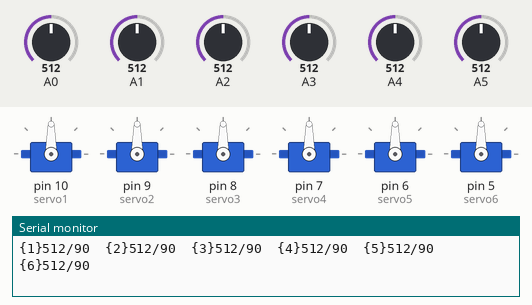
Simulated run of this sketch. Board: Arduino Uno, built with avr-gcc and run on an emulated ATmega328P. Parts: 6 × servo, the last lines printed to the serial monitor. The inputs (shaded band) are chosen by the test bench; at power-on: A0 = 512, A1 = 512, A2 = 512, A3 = 512, A4 = 512, A5 = 512.

Above: at 1.2 s.
1.3 s: A0 set to 558
At 2.4 s:
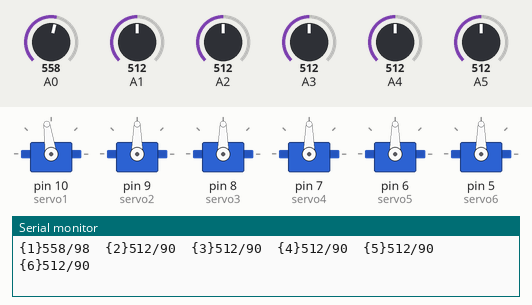
4.3 s: A0 set to 580
At 5.2 s:
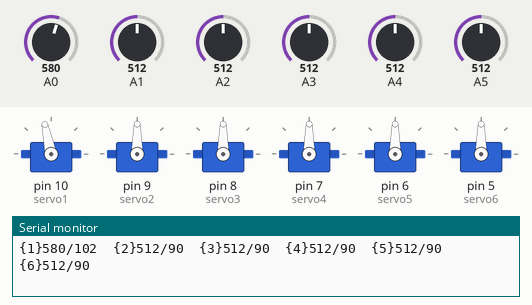
5.8 s: A1 set to 556
At 6.9 s:
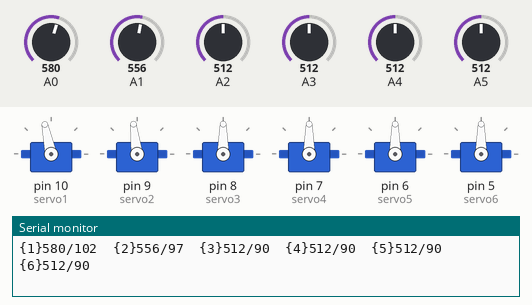
8.8 s: A1 set to 587
At 9.2 s:
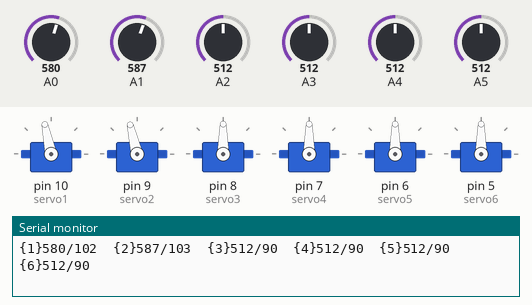
10.3 s: A2 set to 557
At 11.8 s:
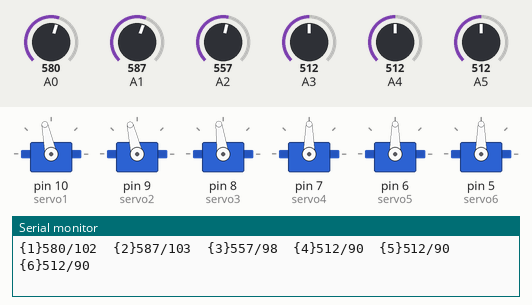
13.3 s: A2 set to 585
At 14.6 s:
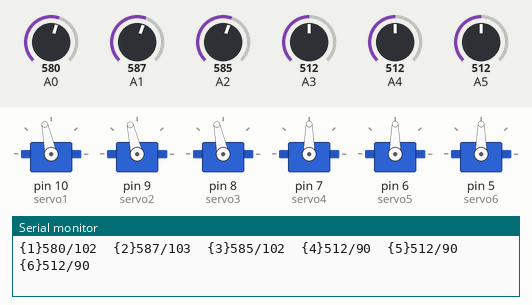
Timing chart, 0 to 15.8 s (numbered marks = the images above; inputs shaded):
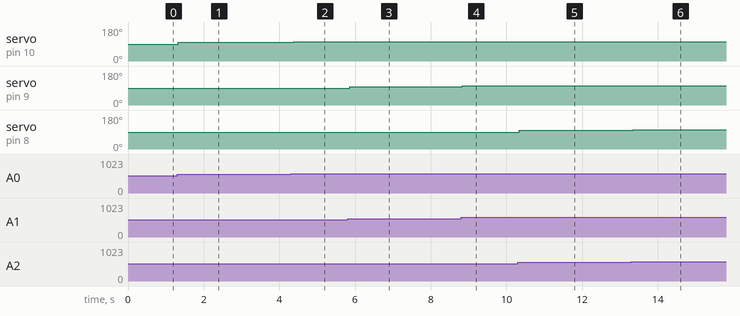

Measured:
- after the input at 1.3 s, servo on pin 10 (servo1): 90° → 98° at once
- after the input at 4.3 s, servo on pin 10 (servo1): 98° → 102° after 0.08 s
- after the input at 5.8 s, servo on pin 9 (servo2): 90° → 97° after 0.06 s
- after the input at 8.8 s, servo on pin 9 (servo2): 97° → 103° at once
- after the input at 10.3 s, servo on pin 8 (servo3): 90° → 98° at once
- after the input at 13.3 s, servo on pin 8 (servo3): 98° → 102° after 0.05 s

The sketch:

armbegins.ino
```cpp
#include <Servo.h>

Servo servo1;
Servo servo2;
Servo servo3;
Servo servo4;
Servo servo5;
Servo servo6;

int pos1 = 0;  //first motors position
int poten1;    // first potentiometer

int pos2 = 0;
int poten2;

int pos3 = 0;
int poten3;

int pos4 = 0;
int poten4;

int pos5 = 0;
int poten5;

int pos6 = 0;
int poten6;
void setup() {
  Serial.begin(9600);

  servo1.attach(10);

  servo2.attach(9);

  servo3.attach(8);

  servo4.attach(7);

  servo5.attach(6);

  servo6.attach(5);
}

void loop() {
  poten1 = analogRead(0);

  poten2 = analogRead(1);

  poten3 = analogRead(2);

  poten4 = analogRead(3);

  poten5 = analogRead(4);

  poten6 = analogRead(5);

  pos1 = map(poten1, 0, 1023, 0, 180);

  pos2 = map(poten2, 0, 1023, 0, 180);

  pos3 = map(poten3, 0, 1023, 0, 180);

  pos4 = map(poten4, 0, 1023, 0, 180);

  pos5 = map(poten5, 0, 1023, 0, 180);

  pos6 = map(poten6, 0, 1023, 0, 180);

  Serial.print("{1}");
   Serial.print(poten1);
   Serial.print("/");
    Serial.print(pos1);
  Serial.print("\t");

  Serial.print("{2}");
    Serial.print(poten2);
     Serial.print("/");
      Serial.print(pos2);
  Serial.print("\t");

  Serial.print("{3}");
    Serial.print(poten3);
      Serial.print("/");
        Serial.print(pos3);
  Serial.print("\t");

  Serial.print("{4}");
    Serial.print(poten4);
      Serial.print("/");
        Serial.print(pos4);
  Serial.print("\t");

    Serial.print("{5}");
   Serial.print(poten5);
     Serial.print("/");
       Serial.print(pos5);
  Serial.print("\t");


  Serial.print("{6}");
   Serial.print(poten6);
     Serial.print("/");
       Serial.print(pos6);
  Serial.println();


  servo1.write(pos1);
  servo2.write(pos2);
  servo3.write(pos3);
  servo4.write(pos4);
  servo5.write(pos5);
  servo6.write(pos6);
  delay(50);
}
```
